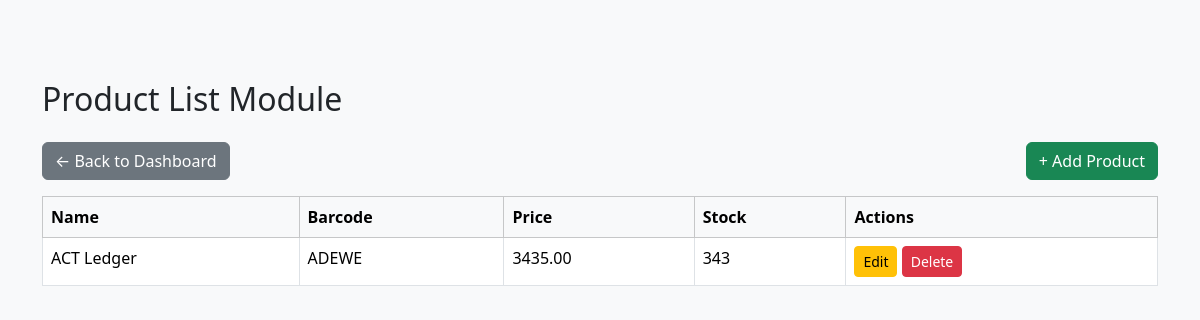
Page /sample-module/ on the earlier database version.
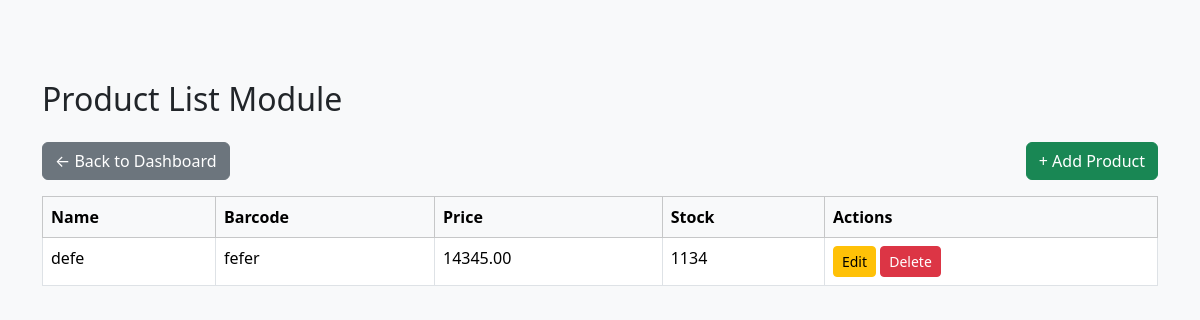
Same page on the later database version.
### sample_module/models.py (models this page shows, shortened)
class Product(models.Model):
    name = models.CharField(max_length=100)
    barcode = models.CharField(max_length=50)
    price = models.DecimalField(max_digits=10, decimal_places=2)
    stock = models.PositiveIntegerField()
    description = models.TextField(null=True, blank=True)

### sample_module/views.py (the view)
    def wrapper(request, *args, **kwargs):
        if not is_module_active():
            return redirect('home')
        return view_func(request, *args, **kwargs)

### sample_module/utils.py (called while the page is built)
def is_description_enabled():
    try:
        module = ModuleRegistry.objects.get(name='sample_module')
        return module.version >= 2
    except ModuleRegistry.DoesNotExist:
        return False

### sample_module/views.py (called while the page is built)
def is_module_active():
    try:
        return ModuleRegistry.objects.get(name='sample_module').is_installed
    except ModuleRegistry.DoesNotExist:
        return False

def module_guard(view_func):
    def wrapper(request, *args, **kwargs):
        if not is_module_active():
            return redirect('home')
        return view_func(request, *args, **kwargs)
    return wrapper

@module_guard
def product_list(request):
    products = Product.objects.all()
    return render(request, 'product_list.html', {
        'products': products,
        'has_description': is_description_enabled()
    })

### templates/product_list.html (shortened to what this page needs)
{% extends "base.html" %}
{% block content %}
<h2 class="mb-4">Product List Module</h2>
<a href="{% url 'home' %}" class="btn btn-secondary mb-3">&larr; Back to Dashboard</a>
<a href="{% url 'product_create' %}" class="btn btn-success mb-3 float-end">+ Add Product</a>
<table class="table table-bordered table-hover">
  <thead class="table-light">
    <tr>
      <th>Name</th>
      <th>Barcode</th>
      <th>Price</th>
      <th>Stock</th>
      <th>Actions</th>
    </tr>
  </thead>
  <tbody>
    {% for product in products %}
      <tr>
        <td>{{ product.name }}</td>
        <td>{{ product.barcode }}</td>
        <td>{{ product.price }}</td>
        <td>{{ product.stock }}</td>
        <td>
          <a href="{% url 'product_update' product.pk %}" class="btn btn-sm btn-warning">Edit</a>
          <button class="btn btn-sm btn-danger" data-bs-toggle="modal" data-bs-target="#confirmDeleteModal{{ product.pk }}">Delete</button>
        </td>
      </tr>
    {% endfor %}
  </tbody>
</table>
{% endblock %}

### templates/base.html (shortened to what this page needs)
<!DOCTYPE html>
<html lang="en">
<head>
  <link href="https://cdn.jsdelivr.net/npm/bootstrap@5.3.3/dist/css/bootstrap.min.css" rel="stylesheet">
</head>
<body class="bg-light">
    <div class="container py-3">
</div>
  <div class="container py-5">
    {% block content %}{% endblock %}
  </div>
</body>
</html>

Differences in the rows shown:
removed Product: name "ACT Ledger", barcode "ADEWE", price "3435.00", stock "343"
added Product: name "defe", barcode "fefer", price "14345.00", stock "1134"
